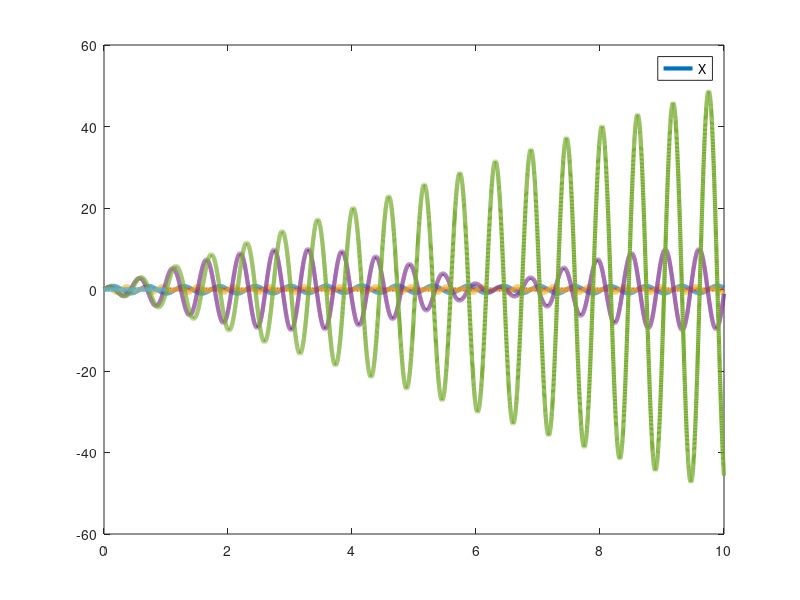
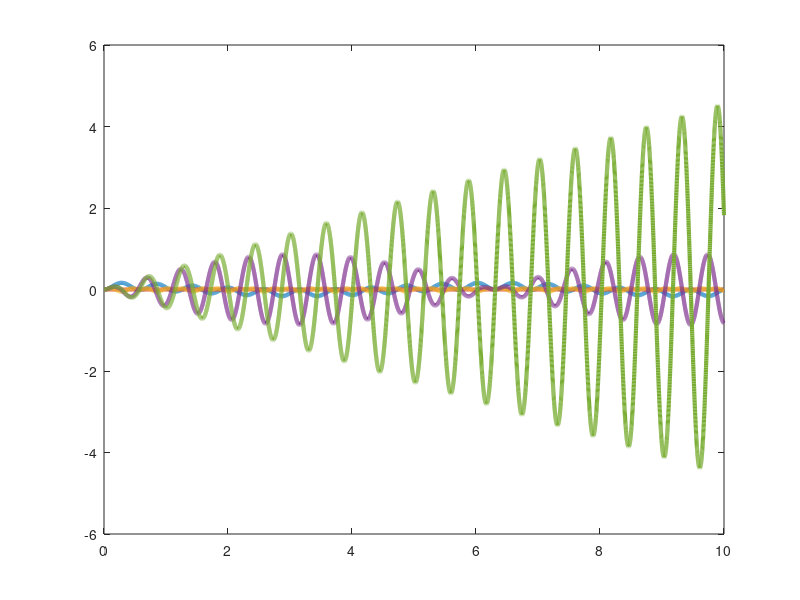
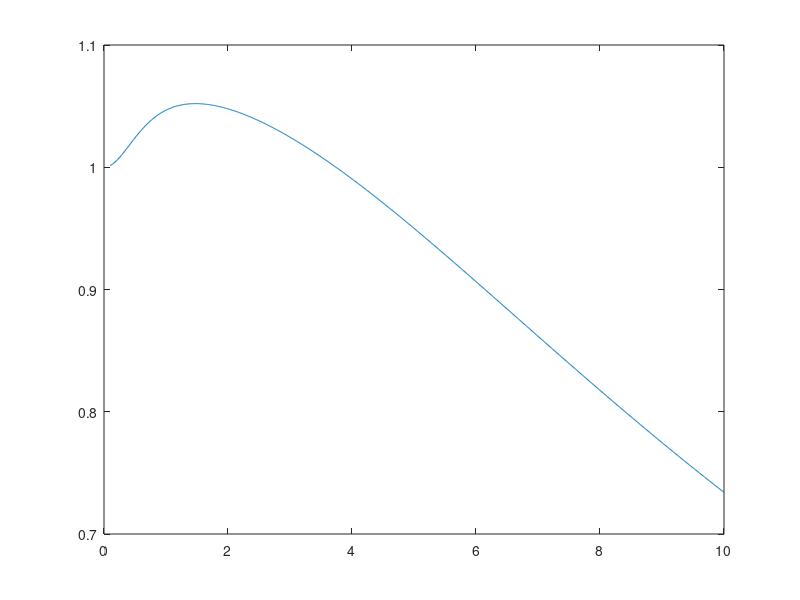

These charts were generated, in order, by the following MATLAB code: (Note: this script raises an error after producing the figures.)
clc;
close all;
clear all;

%% Vibration Matlab Topic 3 I

s = tf('s');
t = (0:0.001:10);

m = 0.1;
c = 1/12; 
wn = sqrt(1/(m*c));
wf = [1, 10*wn, 2*wn, wn+1, wn];
x0 = 0;
v0 = 0;

for i = 1:length(wf)
    Z = (m*s+1/(s*c));
    Y = 1/Z;
    Fv0 = m*v0;
    Fx0 = -x0/c/s;
    Fi = s/(s^2+wf(i)^2);
    F = Fi+Fx0 + Fv0;

    V = Y*F;
    X = V/s;
    v = impulse(V,t);
    x = impulse(X,t);
    f = impulse(F,t);
    figure(1)
    plot(t,v, 'LineWidth', 3);
    hold on
    figure(2)
    plot(t,x, 'LineWidth', 3);
    hold on
    txt = int2str(wf(i));
    %legend(txt, 'f')
    
end
%% 3.1.2 Security Camera Mount
s = tf('s');


m = 3; %kg
L = 0.2; %m
E = 200*10^9; %Pa
a = 0.01; %m

I = a^4/12;
k = 3*E*I/L^3;
c = 1/k;
wn = sqrt(1/(m*c));

Z = (m*s+1/(s*c));
Y = 1/Z;

freq = 10;
wf = 2*pi*freq;
f0 = 15;
F = f0*s/(s^2+wf^2);

V = Y*F;
X = V/s;

t = (0:1/(2.5*wn):1);
f = impulse(F,t);
v = impulse(V,t);
x = impulse(X,t);

figure(1)
plot(t,x, 'LineWidth', 3)
legend('X')

fprintf('Natural Frequency: %f Hz\n', wn)
fprintf('Forced Frequency: %f Hz\n', freq)

%% Vibration Matlab Topic 3 II

om = (0.1:0.01:10);
ss = om*1j;

R = 100;
m = 10;
k = 70;
Y = (R+k./ss)./(R+m*ss+k./ss);

figure()
plot(om,abs(Y));


%%
s = tf('s');
vx = [1,2,3];
lamb = 6;
wf = 2*pi*vx/lamb;
YY = (R+k/s)/(R+m*s+k/s);
t = (0:0.1:10);

% for ii = 1:length(wf)
%     X_b = 0.02*wf(ii)/(s^2+wf(ii)^2);
%     X = YY*X_b;
%     x(ii,:) = impulse(X,t);
% end

X_b = 0.02.*wf./(s^2+wf.^2);
X = YY*X_b;
x(ii,:) = impulse(X,t);

figure(2)
plot(t,x, 'LineWidth', 3);
grid on;
xlabel('Time [sec]', 'FontSize', 12, 'FontWeight', 'bold');
ylabel('Displacement [m]', 'Fontsize', 12, 'FontWeight', 'bold');
legend(string(vx)+'=[m/s]', 'FontSize', 8);
set(gca, 'GridLineStyle', '-', 'GridAlpha', 0.3, 'Ytick', (-0.02:0.01:0.02));
title('Topic 3 Displacement', 'FontSize', 14', 'FontWeight', 'bold');








